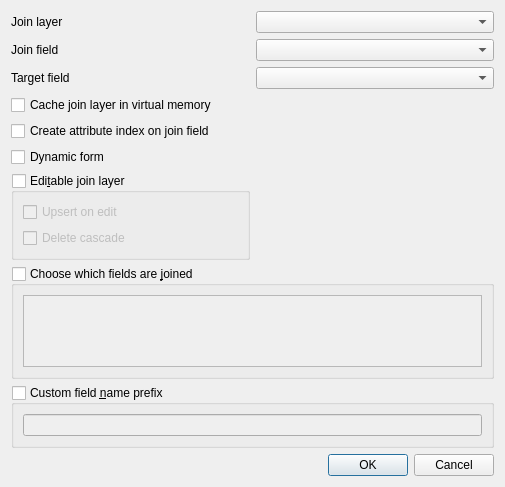
<?xml version="1.0" encoding="UTF-8"?>
<ui version="4.0">
 <class>QgsJoinDialogBase</class>
 <widget class="QDialog" name="QgsJoinDialogBase">
  <property name="geometry">
   <rect>
    <x>0</x>
    <y>0</y>
    <width>505</width>
    <height>487</height>
   </rect>
  </property>
  <property name="windowTitle">
   <string>Add Vector join</string>
  </property>
  <layout class="QGridLayout" name="gridLayout">
   <item row="0" column="0">
    <widget class="QLabel" name="mJoinLayerLabel">
     <property name="text">
      <string>Join layer</string>
     </property>
    </widget>
   </item>
   <item row="0" column="1">
    <widget class="QgsMapLayerComboBox" name="mJoinLayerComboBox"/>
   </item>
   <item row="1" column="0">
    <widget class="QLabel" name="mJoinFieldLabel">
     <property name="text">
      <string>Join field</string>
     </property>
    </widget>
   </item>
   <item row="1" column="1">
    <widget class="QgsFieldComboBox" name="mJoinFieldComboBox"/>
   </item>
   <item row="2" column="0">
    <widget class="QLabel" name="mTargetFieldLabel">
     <property name="text">
      <string>Target field</string>
     </property>
    </widget>
   </item>
   <item row="2" column="1">
    <widget class="QgsFieldComboBox" name="mTargetFieldComboBox"/>
   </item>
   <item row="8" column="0" colspan="2">
    <widget class="QgsCollapsibleGroupBox" name="mUseJoinFieldsSubset">
     <property name="title">
      <string>Choose which fields are &amp;joined</string>
     </property>
     <property name="checkable">
      <bool>true</bool>
     </property>
     <property name="checked">
      <bool>false</bool>
     </property>
     <property name="collapsed" stdset="0">
      <bool>true</bool>
     </property>
     <layout class="QGridLayout" name="gridLayout_21">
      <item row="0" column="0">
       <widget class="QListView" name="mJoinFieldsSubsetView"/>
      </item>
     </layout>
    </widget>
   </item>
   <item row="9" column="0" colspan="2">
    <widget class="QgsCollapsibleGroupBox" name="mUseCustomPrefix">
     <property name="title">
      <string>Custom field &amp;name prefix</string>
     </property>
     <property name="checkable">
      <bool>true</bool>
     </property>
     <property name="checked">
      <bool>false</bool>
     </property>
     <property name="collapsed" stdset="0">
      <bool>true</bool>
     </property>
     <layout class="QGridLayout" name="gridLayout_3">
      <item row="0" column="0">
       <widget class="QLineEdit" name="mCustomPrefix"/>
      </item>
     </layout>
    </widget>
   </item>
   <item row="10" column="0">
    <spacer name="verticalSpacer">
     <property name="orientation">
      <enum>Qt::Vertical</enum>
     </property>
     <property name="sizeType">
      <enum>QSizePolicy::Expanding</enum>
     </property>
     <property name="sizeHint" stdset="0">
      <size>
       <width>20</width>
       <height>40</height>
      </size>
     </property>
    </spacer>
   </item>
   <item row="3" column="0" colspan="2">
    <widget class="QCheckBox" name="mCacheInMemoryCheckBox">
     <property name="text">
      <string>Cache join layer in virtual memory</string>
     </property>
    </widget>
   </item>
   <item row="4" column="0" colspan="2">
    <widget class="QCheckBox" name="mCreateIndexCheckBox">
     <property name="text">
      <string>Create attribute index on join field</string>
     </property>
    </widget>
   </item>
   <item row="11" column="0" colspan="2">
    <widget class="QDialogButtonBox" name="buttonBox">
     <property name="orientation">
      <enum>Qt::Horizontal</enum>
     </property>
     <property name="standardButtons">
      <set>QDialogButtonBox::Cancel|QDialogButtonBox::Ok</set>
     </property>
    </widget>
   </item>
   <item row="6" column="0">
    <widget class="QCheckBox" name="mDynamicFormCheckBox">
     <property name="text">
      <string>Dynamic form</string>
     </property>
    </widget>
   </item>
   <item row="7" column="0">
    <widget class="QgsCollapsibleGroupBox" name="mEditableJoinLayer">
     <property name="title">
      <string>Edi&amp;table join layer</string>
     </property>
     <property name="checkable">
      <bool>true</bool>
     </property>
     <property name="checked">
      <bool>false</bool>
     </property>
     <property name="collapsed" stdset="0">
      <bool>true</bool>
     </property>
     <layout class="QGridLayout" name="gridLayout_2">
      <item row="0" column="0">
       <widget class="QCheckBox" name="mUpsertOnEditCheckBox">
        <property name="text">
         <string>Upsert on edit</string>
        </property>
       </widget>
      </item>
      <item row="1" column="0">
       <widget class="QCheckBox" name="mDeleteCascadeCheckBox">
        <property name="text">
         <string>Delete cascade</string>
        </property>
       </widget>
      </item>
     </layout>
    </widget>
   </item>
  </layout>
 </widget>
 <customwidgets>
  <customwidget>
   <class>QgsCollapsibleGroupBox</class>
   <extends>QGroupBox</extends>
   <header>qgscollapsiblegroupbox.h</header>
   <container>1</container>
  </customwidget>
  <customwidget>
   <class>QgsFieldComboBox</class>
   <extends>QComboBox</extends>
   <header>qgsfieldcombobox.h</header>
  </customwidget>
  <customwidget>
   <class>QgsMapLayerComboBox</class>
   <extends>QComboBox</extends>
   <header>qgsmaplayercombobox.h</header>
  </customwidget>
 </customwidgets>
 <tabstops>
  <tabstop>mJoinLayerComboBox</tabstop>
  <tabstop>mJoinFieldComboBox</tabstop>
  <tabstop>mTargetFieldComboBox</tabstop>
  <tabstop>mCacheInMemoryCheckBox</tabstop>
  <tabstop>mCreateIndexCheckBox</tabstop>
  <tabstop>mUseJoinFieldsSubset</tabstop>
  <tabstop>mJoinFieldsSubsetView</tabstop>
  <tabstop>mUseCustomPrefix</tabstop>
  <tabstop>mCustomPrefix</tabstop>
 </tabstops>
 <resources/>
 <connections>
  <connection>
   <sender>buttonBox</sender>
   <signal>accepted()</signal>
   <receiver>QgsJoinDialogBase</receiver>
   <slot>accept()</slot>
   <hints>
    <hint type="sourcelabel">
     <x>252</x>
     <y>322</y>
    </hint>
    <hint type="destinationlabel">
     <x>157</x>
     <y>274</y>
    </hint>
   </hints>
  </connection>
  <connection>
   <sender>buttonBox</sender>
   <signal>rejected()</signal>
   <receiver>QgsJoinDialogBase</receiver>
   <slot>reject()</slot>
   <hints>
    <hint type="sourcelabel">
     <x>296</x>
     <y>322</y>
    </hint>
    <hint type="destinationlabel">
     <x>286</x>
     <y>274</y>
    </hint>
   </hints>
  </connection>
 </connections>
</ui>
